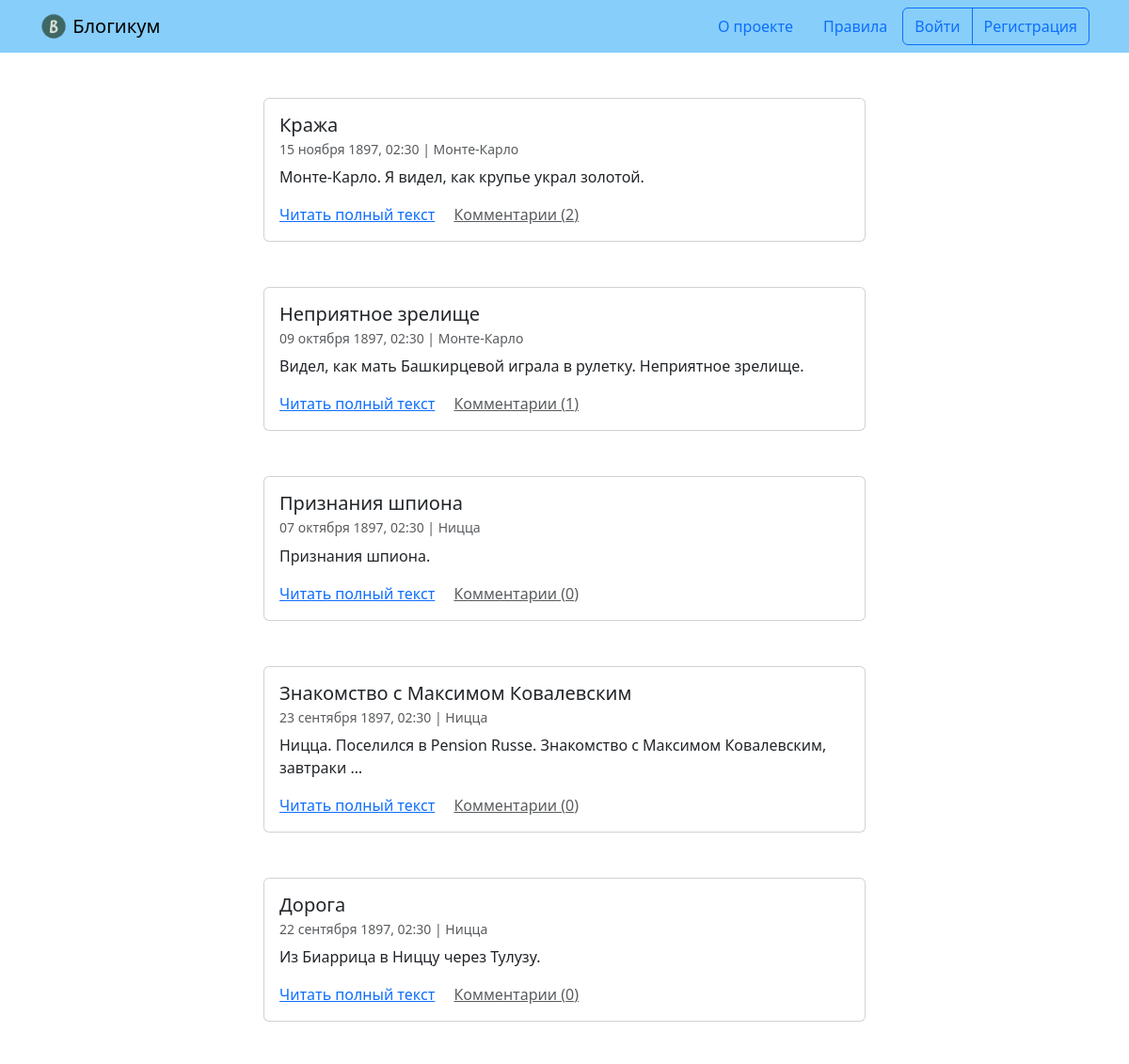
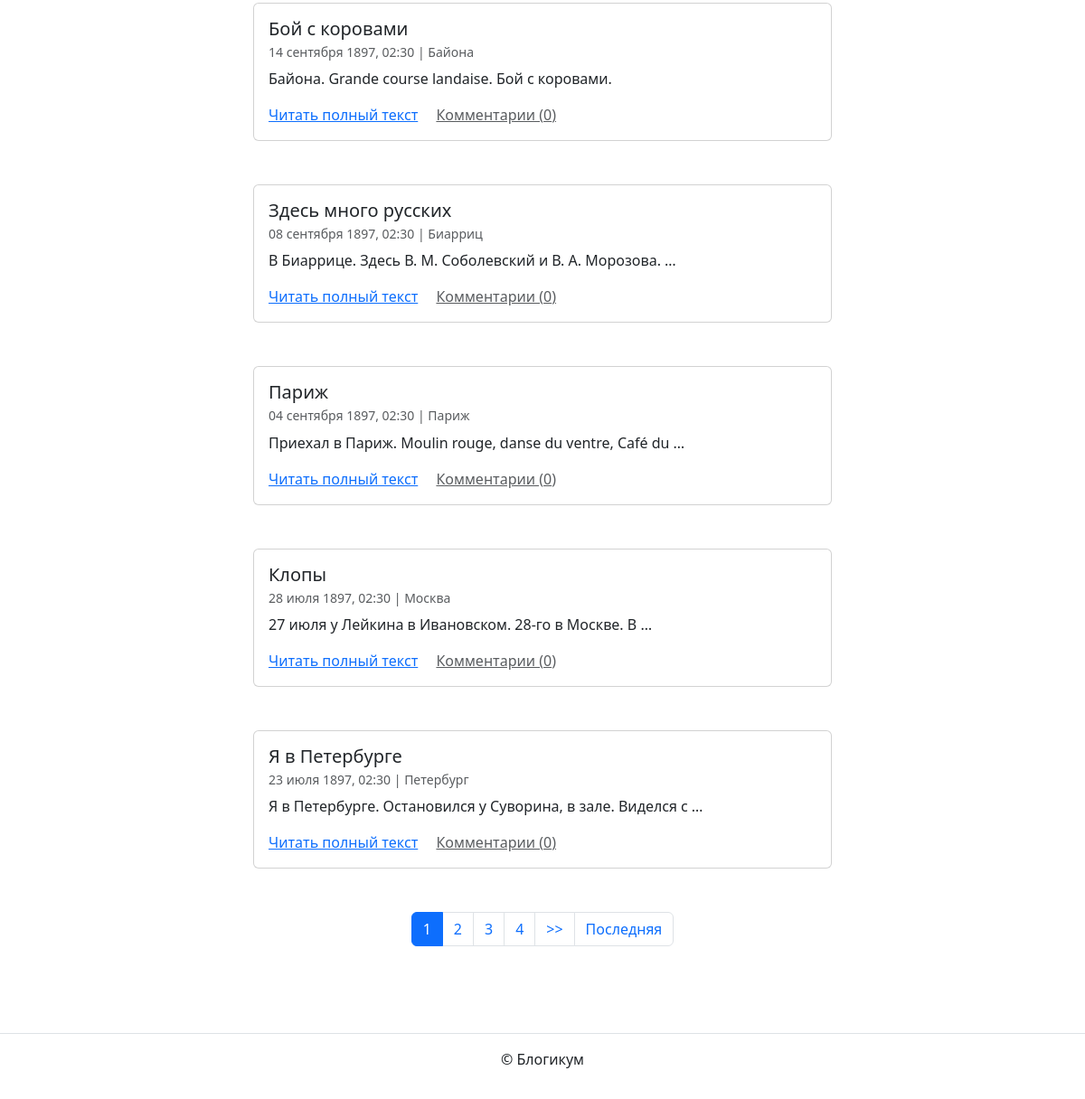
The app's page /, older data (2 pictures, top to bottom).
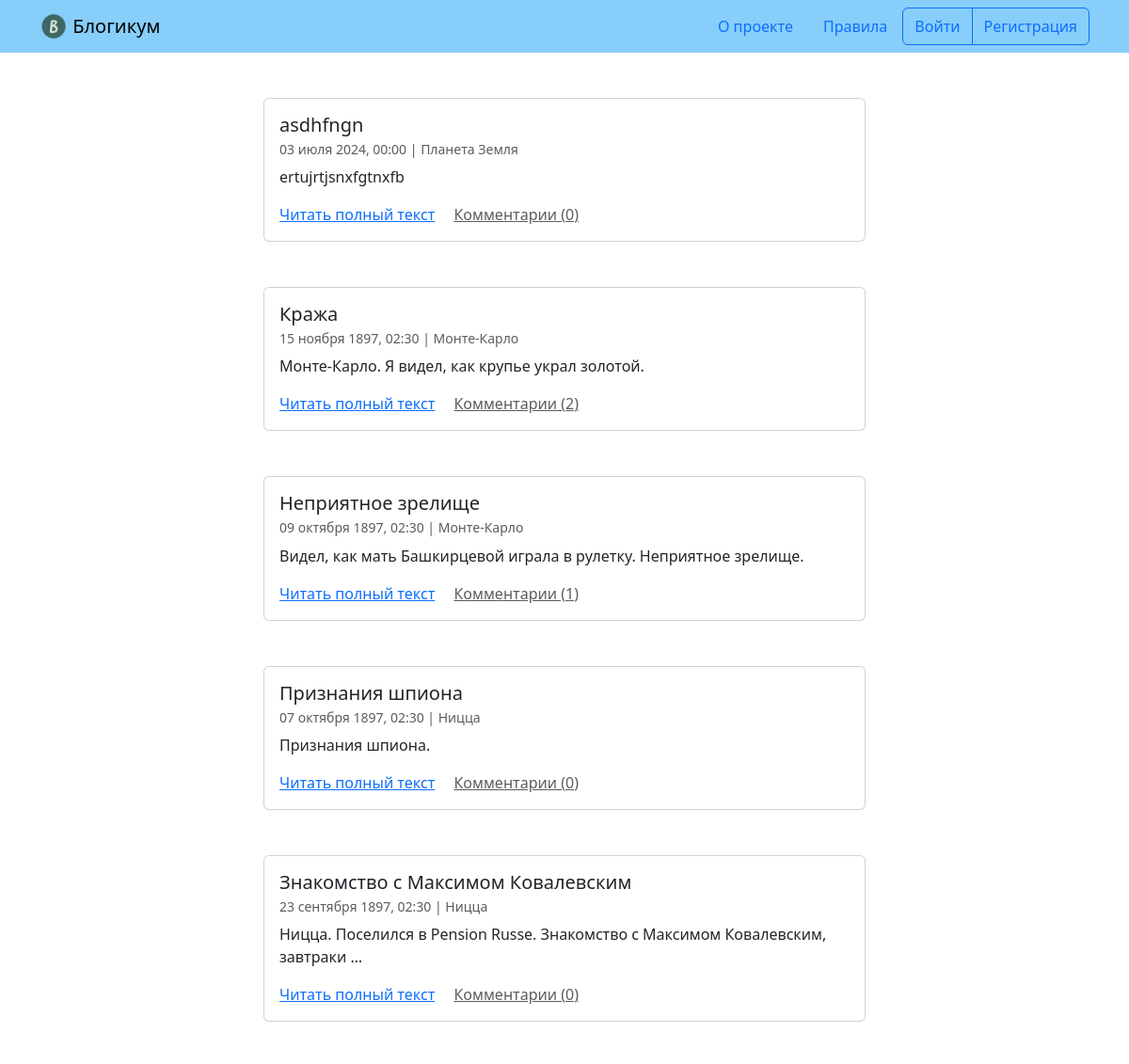
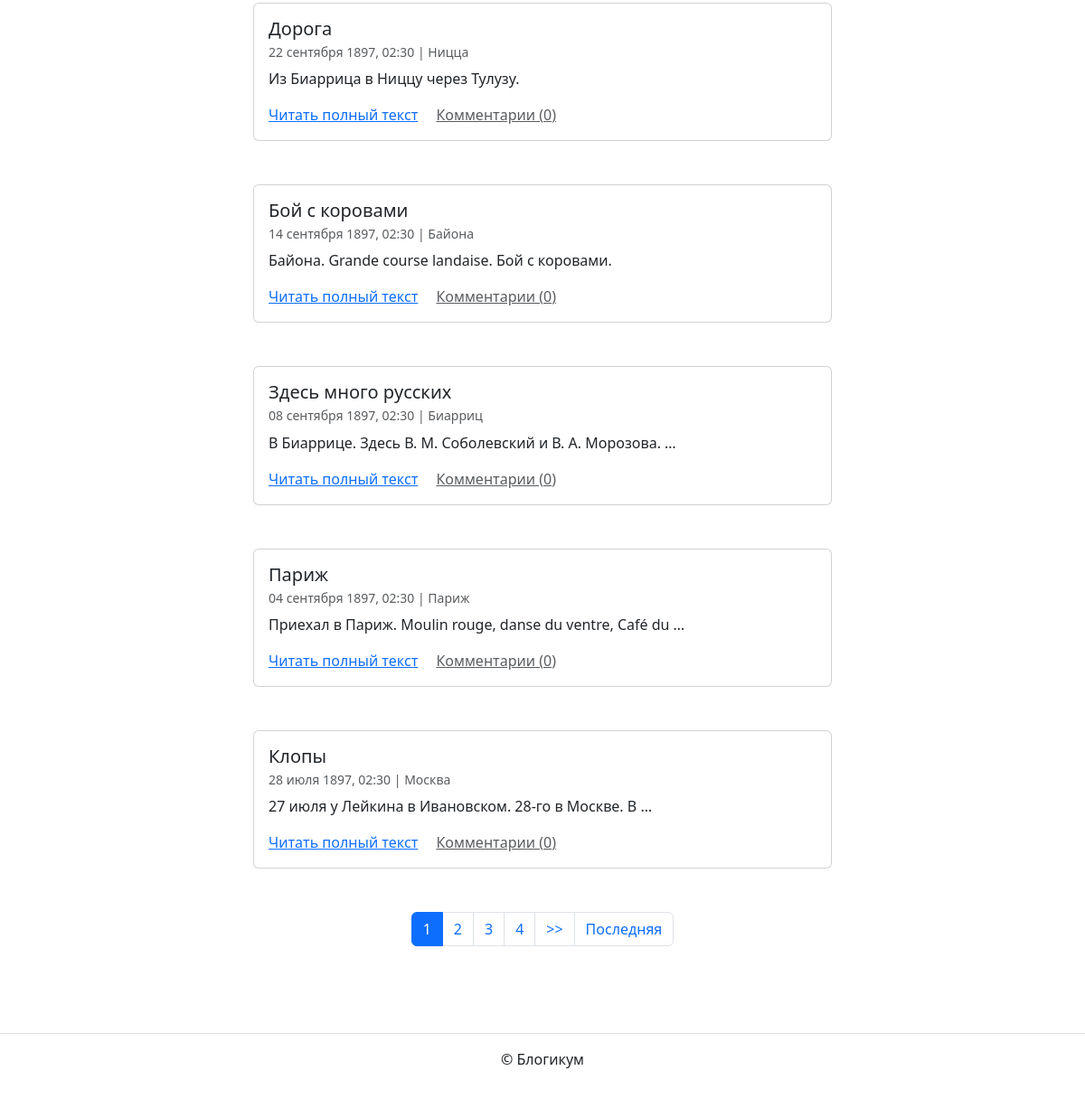
The same page, newer data (2 pictures, top to bottom).
### blog/models.py (models this page shows, shortened)
class BaseModel(models.Model):
    is_published = models.BooleanField(
        default=True,
        verbose_name='Опубликовано',
        help_text='Снимите галочку, чтобы скрыть публикацию.'
    )
    created_at = models.DateTimeField(
        'Добавлено',
        auto_now_add=True,
    )
    class Meta:
        abstract = True
        ordering = ('-created_at', )

class Post(BaseModel):
    title = models.CharField(
        'Заголовок',
        max_length=settings.MAX_FIELD_LENGTH
    )
    text = models.TextField('Текст')
    pub_date = models.DateTimeField(
        'Дата и время публикации',
        help_text=('Если установить дату и время в будущем'
                   ' — можно делать отложенные публикации.')
    )
    author = models.ForeignKey(
        User,
        on_delete=models.CASCADE,
        verbose_name='Автор публикации'
    )
    location = models.ForeignKey(
        Location,
        on_delete=models.SET_NULL,
        null=True,
        blank=True,
        verbose_name='Местоположение'
    )
    category = models.ForeignKey(
        Category,
        on_delete=models.SET_NULL,
        null=True,
        verbose_name='Категория'
    )
    image = models.ImageField(
        'Фотография',
        upload_to='post_photo',
        blank=True,
    )
    objects = PostQuerySet.as_manager()
    published = PostManager()
    class Meta:
        default_related_name = 'posts'
        ordering = ('-pub_date', )
        verbose_name = 'публикация'
        verbose_name_plural = 'Публикации'

class Location(BaseModel):
    name = models.CharField(
        'Название места',
        max_length=settings.MAX_FIELD_LENGTH
    )
    class Meta:
        verbose_name = 'местоположение'
        verbose_name_plural = 'Местоположения'

### blog/views.py (the view)
# urls.py: path('', views.PostListView.as_view(), name='index'),
class PostListView(ListView):
    model = Post
    queryset = Post.published
    template_name = 'blog/index.html'
    ordering = '-pub_date'
    paginate_by = 10

### blog/models.py (called while the page is built)
    def with_related_data(self):
        return self.select_related(
            'author', 'location', 'category'
        )

    def published(self):
        return self.filter(
            models.Q(pub_date__lte=timezone.now())
            & models.Q(is_published=True)
            & models.Q(category__is_published=True)
        )

    def comment_count(self):
        return self.annotate(
            comment_count=Count('comments')
        )

    def get_queryset(self):
        return (
            PostQuerySet(self.model)
            .with_related_data()
            .published()
            .comment_count()
        )

### templates/blog/index.html (shortened to what this page needs)
{% extends "base.html" %}
{% block content %}
  {% for post in page_obj %}
    <article class="mb-5">
      {% include "includes/post_card.html" %}
    </article>
  {% endfor %}
  {% include "includes/paginator.html" %}
{% endblock %}

### templates/includes/post_card.html (shortened to what this page needs)
<div class="col d-flex justify-content-center">
  <div class="card" style="width: 40rem;">
    <div class="card-body">
      <h5 class="card-title">{{ post.title }}</h5>
      <h6 class="card-subtitle mb-2 text-muted">
        <small>
          {{ post.pub_date|date:"d E Y, H:i" }} | {% if post.location and post.location.is_published %}{{ post.location.name }}{% else %}Планета Земля{% endif %}<br>
        </small>
      </h6>
      <p class="card-text">{{ post.text|truncatewords:10 }}</p>
      <a href="{% url 'blog:post_detail' post.id %}" class="card-link">Читать полный текст</a>
      <a href="{% url 'blog:post_detail' post.id %}" class="card-link text-muted">Комментарии ({{ post.comment_count }})</a>
    </div>
  </div>
</div>

Row changes from the older to the newer data that the page shows:
no longer on this page (row unchanged): Post: title "Я в Петербурге", pub_date "23 июля 1897, 02:30", location.name "Петербург", text "Я в Петербурге. Остановился у Суворина, в зале. Виделся с …", comment_count "0"
added Post: title "asdhfngn", pub_date "03 июля 2024, 00:00", shows "Планета Земля", text "ertujrtjsnxfgtnxfb", comment_count "0"
